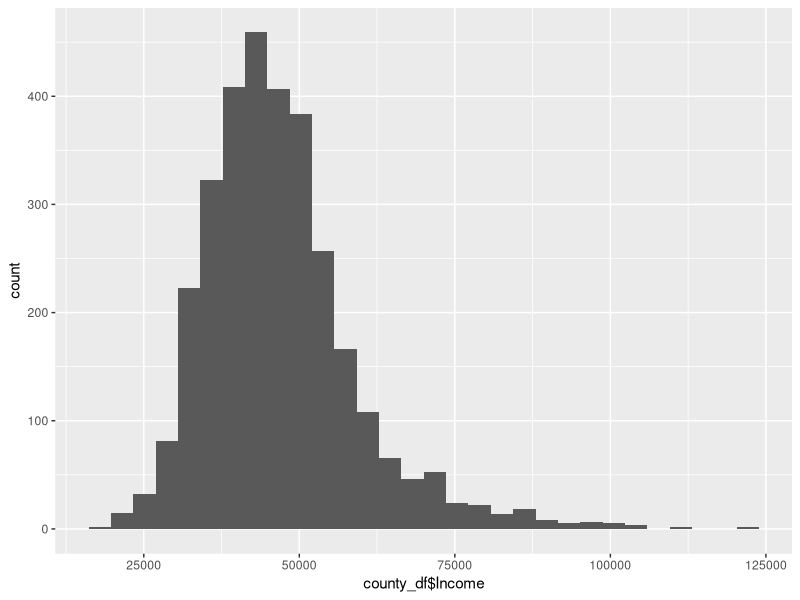
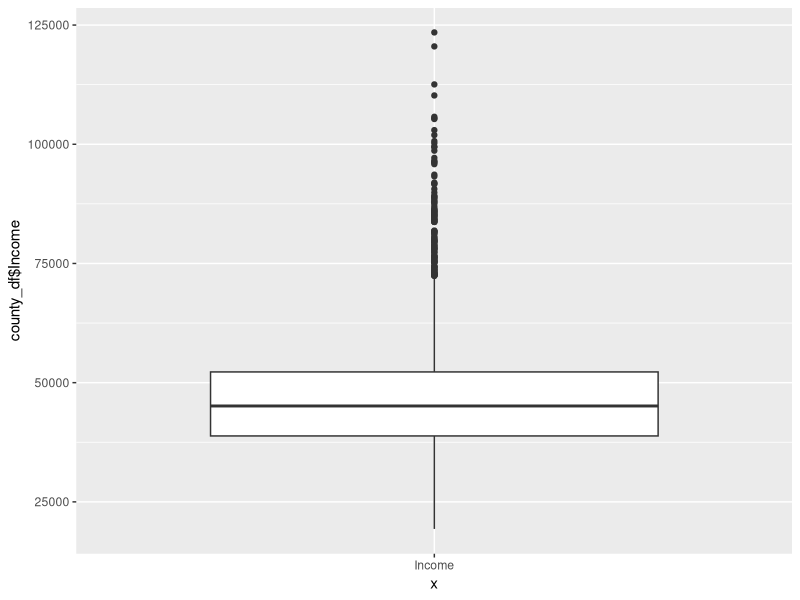
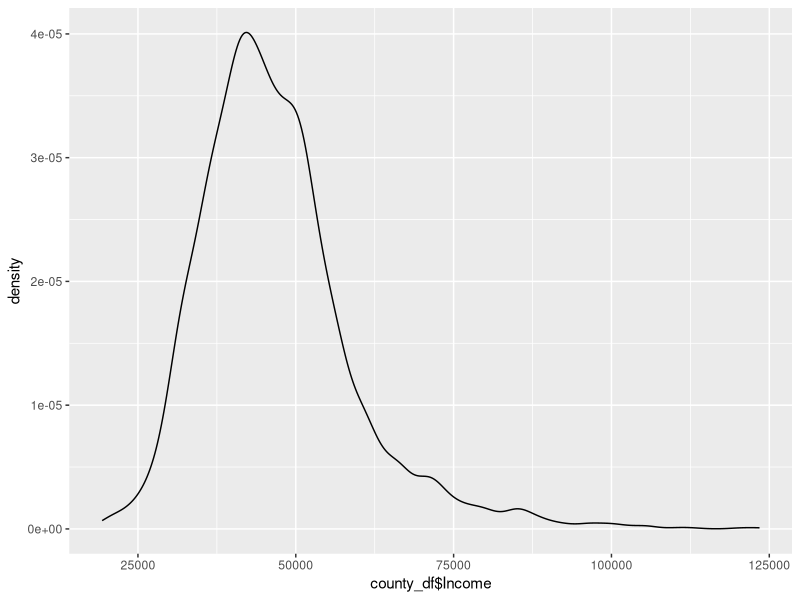
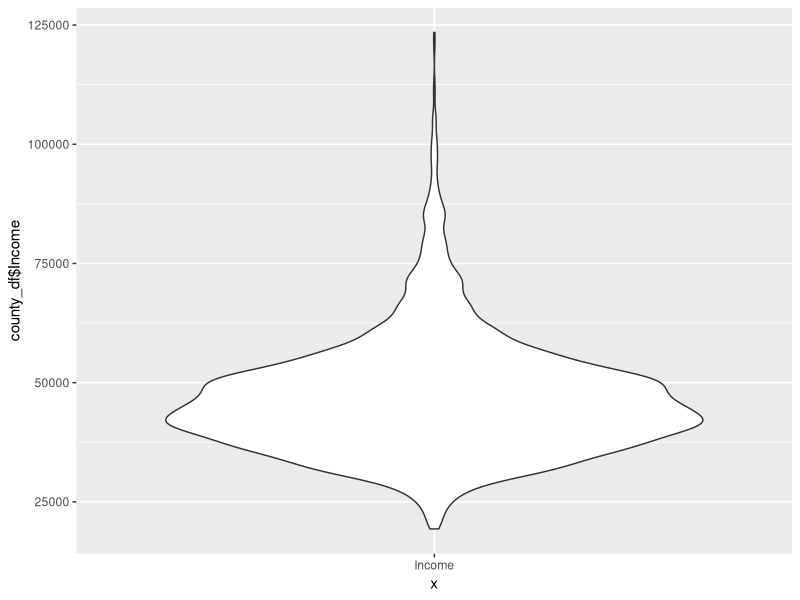
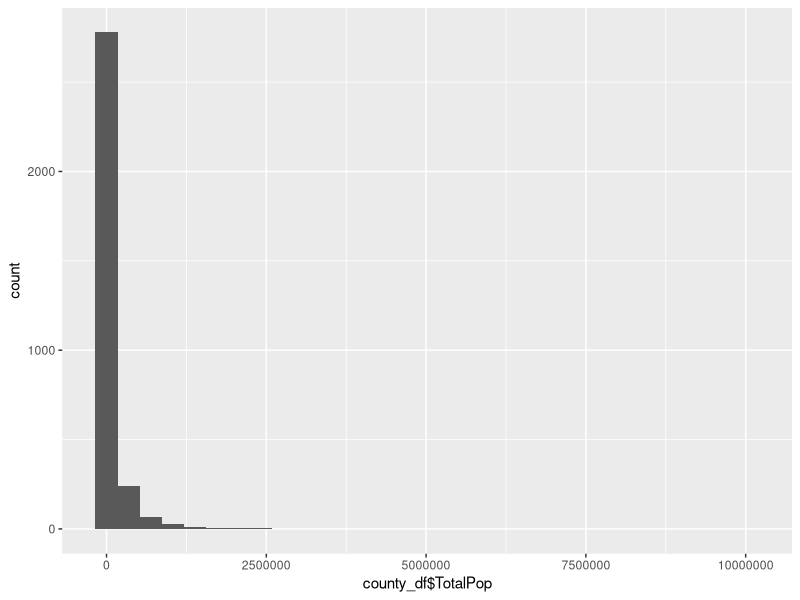
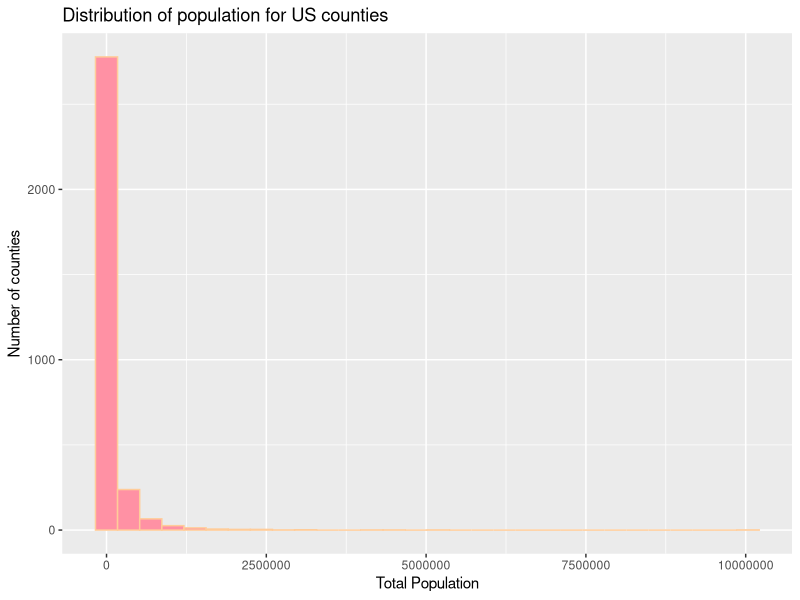
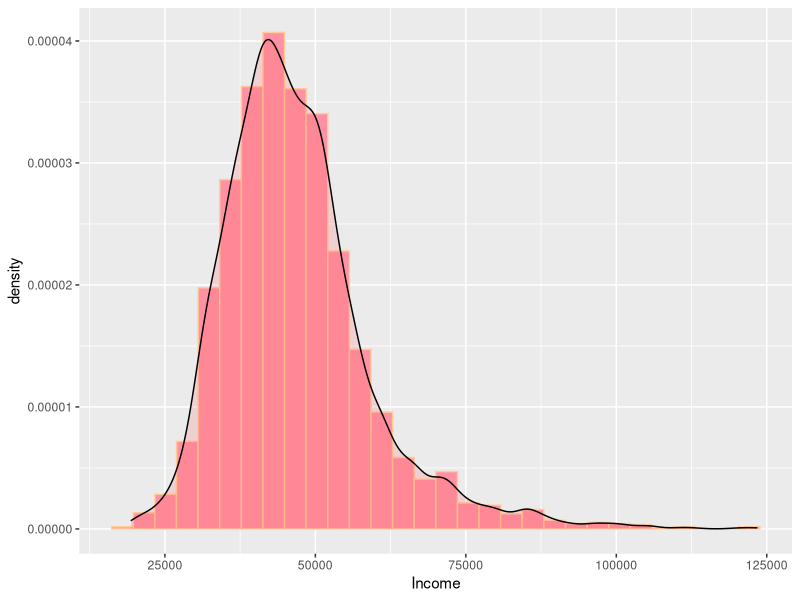
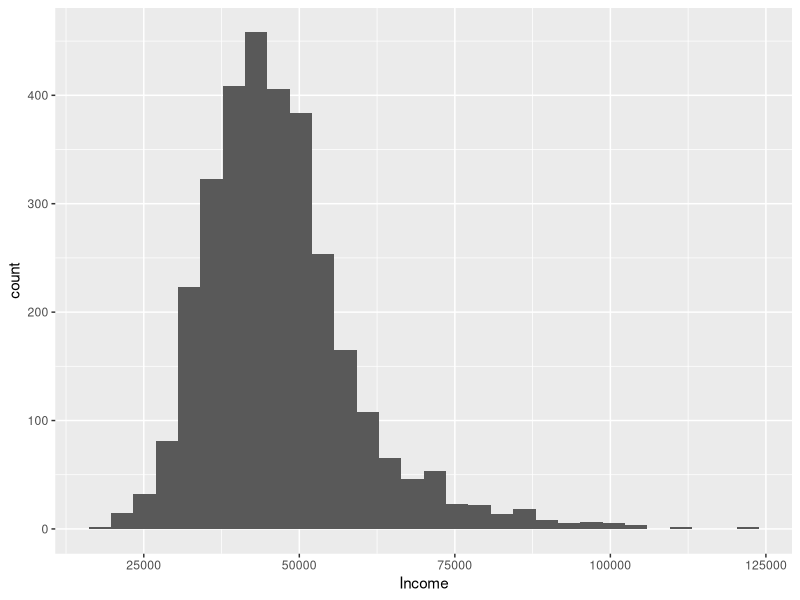

Write R code to recreate these figures, in order.
## ---- chunk 1
knitr::opts_chunk$set(echo = TRUE)
## ---- chunk 2
library(dplyr)
library(ggplot2)
## ---- chunk 3
county_df <- read.csv("data/county.csv")
county_MI <- read.csv("data/county_MI.csv")
## ---- chunk 4
str (county_df)
str (county_MI)

## ---- chunk 5
ggplot(data = county_df) + geom_histogram(bins = 30, mapping = aes(x = county_df$Income))

ggplot(data = county_df) + geom_boxplot(mapping = aes(x = "Income", y = county_df$Income))

ggplot(data = county_df) + geom_density(mapping = aes(x= county_df$Income))

ggplot(data = county_df) + geom_violin(mapping = aes(x = "Income", y = county_df$Income))

## ---- chunk 6
options(scipen=999)
histo_totpop <- ggplot(data = county_df) + geom_histogram(bins = 30, mapping = aes(x = county_df$TotalPop))
histo_totpop
## ---- chunk 7
histo_stylechanges <- ggplot(data = county_df) + geom_histogram(bins = 30, mapping = aes(x = county_df$TotalPop) , color = '#FFCC99', fill = '#FF91A4') + ggtitle("Distribution of population for US counties") + labs(y= "Number of counties", x = "Total Population", colour = county_df$TotalPop)

histo_stylechanges

## ---- chunk 8

histoden <- ggplot(county_df, aes(x=county_df$Income)) + geom_histogram(bins = 30, aes(x=county_df$Income, y = ..density..), fill = "#FF91A4", colour = "#FFCC99") + geom_density(alpha=.2, fill="#FF6666", colour = "black") + labs( x = "Income")
histoden

## ---- chunk 9

county2.5 <- county_df %>% select (County, TotalPop, Income) %>% group_by(County) %>% filter(TotalPop < 2500000)
county2.5
histo_lt2.5m <- ggplot(data = county2.5) + geom_histogram (bins = 30, mapping = aes(x = county2.5$Income)) + labs( x = "Income")
histo_lt2.5m

## ---- chunk 10
box_incpen <- ggplot(data = county_MI) + geom_boxplot(aes(x = county_MI$peninsula, y = county_MI$Income)) + ggtitle("Distribution of Income Vs Peninsula") + labs(y= "Income", x = "Peninsula")

box_incpen
## ---- chunk 11

ggplot(county_MI) + geom_boxplot(aes(x = county_MI$peninsula, y = county_MI$Poverty , fill = county_MI$peninsula)) + ggtitle("Distribution of Poverty Vs Peninsula") + xlab("Peninsula") + ylab("Poverty")

ggplot(county_MI) + geom_boxplot(aes(x = county_MI$peninsula, y = county_MI$Citizen , fill = county_MI$peninsula)) + ggtitle("Distribution of Citizen Vs Peninsula") + xlab("Peninsula") + ylab("Citizen")

ggplot(county_MI) + geom_boxplot(aes(x = county_MI$peninsula, y = county_MI$Employed , fill = county_MI$peninsula)) + ggtitle("Distribution of Employed Vs Peninsula") + xlab("Peninsula") + ylab("Employed")

ggplot(county_MI) + geom_boxplot(aes(x = county_MI$peninsula, y = county_MI$Women , fill = county_MI$peninsula)) + ggtitle("Distribution of Women Vs Peninsula") + xlab("Peninsula") + ylab("Income")

ggplot(county_MI) + geom_boxplot(aes(x = county_MI$peninsula, y = county_MI$Men , fill = county_MI$peninsula)) + ggtitle("Distribution of Men Vs Peninsula") + xlab("Peninsular") + ylab("Income")


## ---- chunk 12

library(scales)

faceted_histo <- ggplot(county_df) + geom_histogram(data = county_df, bins = 50, aes(x=county_df$Men))  + ggtitle("Men by Peninsula") + xlab("Region") + ylab("Number of Men") + facet_wrap(~ Region, scales = "free") 

faceted_histo

## ---- chunk 13

bar_counties_by_region <- ggplot(county_df) + geom_bar(aes(x=county_df$Region)) + labs(y= "Number of Counties", x = "Region") + ggtitle("Number of Counties VS Region") 


bar_counties_by_region

## ---- chunk 14

xy_inc_commute <- ggplot(data = county_MI) + geom_point(mapping = aes(x = county_MI$Income, y = county_MI$MeanCommute)) + labs(y= "Mean Commute", x = "Income")

xy_inc_commute

## ---- chunk 15

xy_inc_commute_peninsula <- ggplot(data = county_MI, aes(x= county_MI$Income, y = county_MI$MeanCommute, color = peninsula)) + geom_point() + labs(y= "Mean Commute", x = "Income")

xy_inc_commute_peninsula

## ---- chunk 16

ggplot(data = county_MI, aes(y = county_MI$Income, x = county_MI$MeanCommute, color = peninsula)) + geom_point() + labs(x= "Mean Commute", y = "Income") + facet_wrap(~peninsula) + ggtitle("Distirbution of Mean Commute Vs Income")

ggplot(data = county_MI, aes(y = county_MI$Income, x = county_MI$Men, color = peninsula)) + geom_point() + labs(x = "Men", y = "Income") + facet_wrap(~peninsula) + ggtitle("Distirbution of Men Vs Income")

ggplot(data = county_MI, aes(y = county_MI$Income, x = county_MI$Women, color = peninsula)) + geom_point() + labs(x = "Women", y = "Income") + facet_wrap(~peninsula) + ggtitle("Distirbution of Women Vs Income")

ggplot(data = county_MI, aes(y = county_MI$Service, x = county_MI$Office, color = peninsula)) + geom_point() + labs(x = "Office", y = "Service") + facet_wrap(~peninsula) + ggtitle("Distirbution of Office Vs Service")

ggplot(data = county_MI, aes(x= county_MI$Drive, y = county_MI$Walk, color = peninsula)) + geom_point() + labs(y= "Walk", x = "Drive") + facet_wrap(~peninsula) + ggtitle("Distirbution of Walk Vs Drive")

## ---- chunk 17

